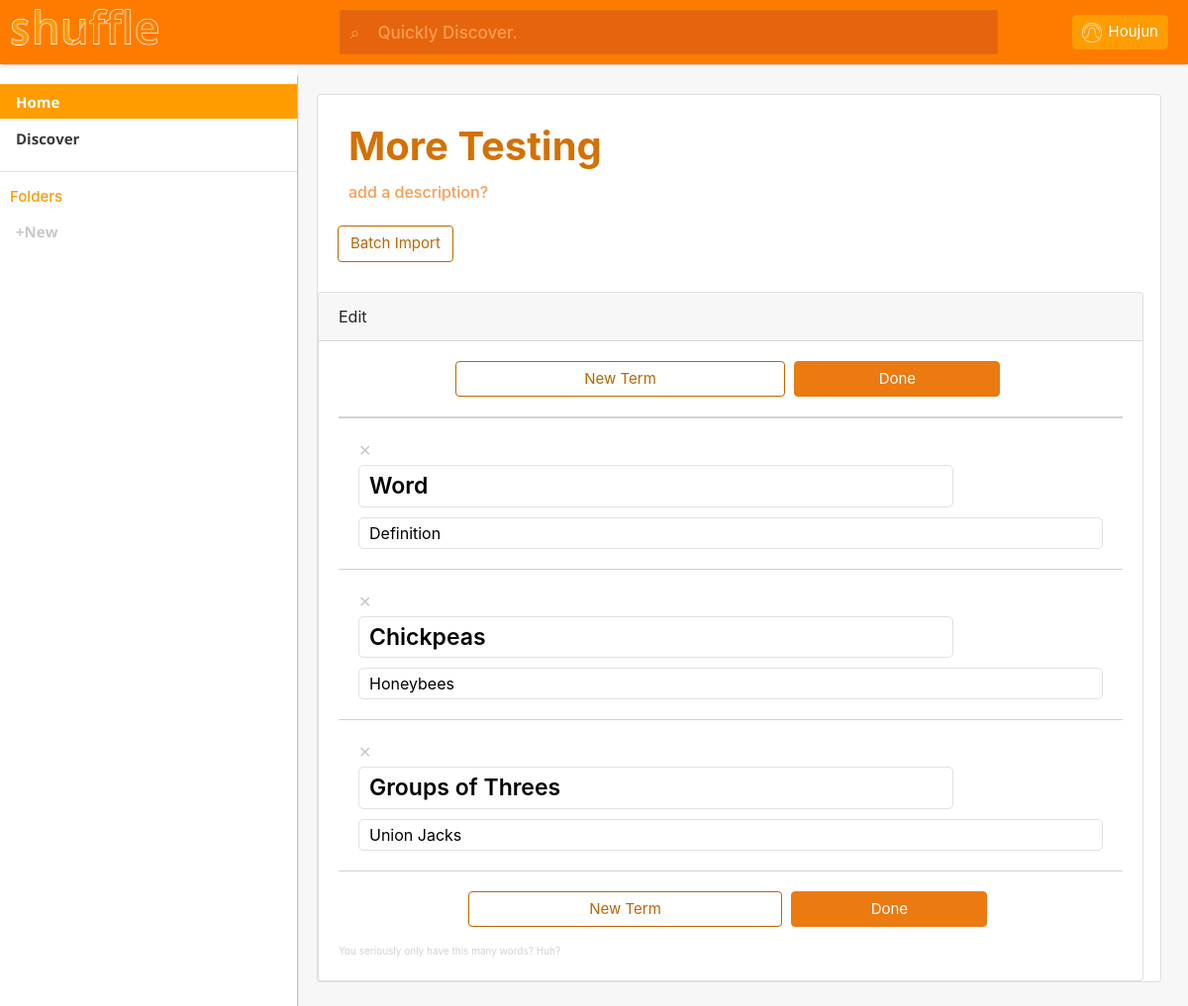
Page /edit/42/ (signed in) on the committed database.
### account/models.py (models this page shows)
class User(AbstractUser):
    verified = models.BooleanField(default=False)
    points = models.IntegerField(default=0)
    setCount = models.IntegerField(default=20)

### dbapi/models.py (models this page shows, shortened)
class Database(models.Model):
    name = models.CharField(max_length=255, default="", help_text='Name')
    description = models.TextField(default="", help_text='Description')
    owner = models.ForeignKey(User, null=True, on_delete=models.CASCADE, related_name='databases')
    folder = models.ForeignKey(Folder, null=True, blank=True, on_delete=models.SET_NULL, related_name='databases')

class Word(models.Model):
    term = models.TextField(default="", help_text='Term')
    definition = models.TextField(default="", help_text='Definition')
    image_url = models.CharField(max_length=500, null=True, blank=True, help_text='Image URL')
    database = models.ForeignKey(Database, null=True, on_delete=models.CASCADE, related_name='words')

### edit/views.py (the view)
# urls.py: path('<slug:database_id>/', views.edit_view, name="edit_view"),
@csrf_protect
@login_required(login_url='/login')
def edit_view(request, database_id):
    template = loader.get_template('edit/edit.html')
    panic_template = loader.get_template('edit/error.html')
    folders = request.user.folders.all()
    folderContext = []
    for folder in folders:
        folderContext.append([folder.id, folder.name])
    if database_id == "new":
        database = Database(name="Untitled Database", description="", owner=request.user)
        database.save()
        LevelDesc(db=database, user=request.user, points=0, mastered=0).save()
        database_id = database.id
        return redirect("/edit/"+str(database_id))
    else:
        database = Database.objects.get(pk=int(database_id))
    if request.user != database.owner:
        return HttpResponse(panic_template.render({"username": request.user.username, "firstname": request.user.first_name, "points": request.user.points, "folders": folderContext}, request))
    words = []
    for word in database.words.all():
        words.append([[word.term, word.definition], word.id])
    return HttpResponse(template.render({"username": request.user.username, "firstname": request.user.first_name, "points": request.user.points, "folders": folderContext, "words": words, "dbname": database.name, "dbdesc": database.description, "dbowner": database.owner.username, "dbid": database_id, "count": len(database.words.all())}, request))

### shuffle/templates/edit/edit.html (shortened to what this page needs)
{% load static %}
<!DOCTYPE html>
<html>
    <head>
        <link href="{% static "masters/css/bootstrap/bootstrap.css" %}" rel="stylesheet">
        <link href="{% static "masters/css/a-master.css" %}" rel="stylesheet">
        <link href="{% static "edit/css/edit.css" %}" rel="stylesheet">
    </head>
    <body>
        <div id="content-wrapper">
            <div id="nav-wrapper">
                <topnav class="clearfix">
                    <a href="/" style="padding-right: 3vw">
                        <img id="topnav-img" src="{% static "masters/img/shuffle-brand.png" %}" alt="shuffle branding">
                    </a>
                    <form class="search" action="/search/" method="get" style="display: inline-block">
                        <input style="display:inline-block;" class="search-box" type="text" name="search-field" autocomplete="off" placeholder="&#8981;    Quickly Discover.">
                    </form>
                    <div id="account-dropdown-container">
                        <div id="account">
                            <img id="account-profile" src="{% static "masters/img/shuffle-profile.png" %}" alt="shuffle profile">
                            <div id="account-info">
                                {% if firstname %}
                                {{firstname}}
                                {% else %}
                                @{{username}}
                                {% endif %}
                            </div>
                        </div>
                    </div>
                </topnav>
                <sidenav class="clearfix">
                    <div class="sidenav-item active">
                        <a class="sidenav-link active" href="/">Home</a>
                    </div>
                    <div class="sidenav-item">
                        <a class="sidenav-link" href="/nyd">Discover</a>
                    </div>
                    <hr \>
                    <h3 class="nav-section">Folders</h3>
                    <div class="sidenav-item">
                        <a class="sidenav-link" style="color: rgb(200, 200, 200) "href="/nyd">+New</a>
                    </div>
                </sidenav>
            </div>
            <div id="main-wrapper" style="overflow:hidden; padding-right: 30px; padding-top: 10px">
              <div style="transform: translateX(20px);">
                    <div class="card" style="width: 98%;">
                        <div class="card-body">
                            <input id="title-text" class="db-title top-text" style="display:inline-block;" type="text" name="search-field" autocomplete="off" value="{{dbname}}">
                            <input id="desc-text" class="top-text" type="text" style="display:block; width: 100%" name="search-field" autocomplete="off" placeholder="add a description?" value="{{dbdesc}}">
                            <t class="btn qadd" style="display: inline-block; width: auto">Batch Import</t
                        </div>
                    </div>
                    <div class="card" style="margin-top: 10px; width: 98%; ">
                        <div class="card-header" class="card-header" data-toggle="collapse" data-target="#words-collapse" aria-expanded="true" aria-controls="collapseTwo" style="text-decoration: none; cursor: pointer">
                            Edit
                        </div>
                        <div style="width: 100%; text-align: center;">
                            <t class="btn new-term">New Term</t>
                            <t class="btn done">Done</t>
                        </div>
                        <div class="card-body collapse show" id="words-collapse" aria-labelledby="headingTwo">
                            <div class="vocab-container">
                                <hr style="margin: 0; padding:0; border-color: rgb(210, 210, 210);"/>
                                <div id="words">
                                    {% for word in words %}
                                    <div class="card vocab-card" style="border-style: none;">
                                        <div class="card-body">
                                            <t id="del-{{ word.1 }}" class="del-button">&#x2715;</t> <br />
                                            <input id="word-name-{{ word.1 }}" class="word-name" style="display:inline-block;" type="text" name="search-field" autocomplete="off" value="{{ word.0.0 }}">
                                            <input id="word-def-{{ word.1 }}" class="word-def" type="text" style="display:block; width: 100%;" name="search-field" autocomplete="off" value="{{ word.0.1 }}">
                                        </div>
                                    </div>
                                    <hr id="bottom-divider-{{ word.1 }}" class="bottom-divider" style="margin: 0; padding:0; border-color: rgb(210, 210, 210);"/>
                                    {% endfor %}
                                </div>
                            </div>
                            <div style="width: 100%; text-align: center; padding-bottom: 10px;">
                                <t class="btn new-term">New Term</t>
                                <t class="btn done">Done</t>
                            </div>
                            <t style="color: rgb(210, 210, 210); font-size: 10px;">You seriously only have this many words? Huh?<t>
                        </div>
                    </div>
                </div>
                 <br />
            </div>
        </div>
    </body>
</html>

### shuffle/static_resources/masters/css/a-master.css (style rules this page uses)
html { min-width: 320px; height: 100%; }
body { background-color: #f7f7f7; height: 100%; }
#content-wrapper { height: 100% }
.clearfix:after { content: " "; visibility: hidden; display: block; height: 0; clear: both; }
input { caret-color: rgb(211, 97, 21); }
sidenav { position: fixed; top: 0; left: 0; box-shadow: 5px 2px 2px -5px #804808; background-color: #ffffff; transform: translateY(70px); width: 25vw; z-index: 0; height: 100%; }
topnav { z-index: 1; background-color: rgb(255, 123, 0); position: fixed; box-shadow: 0 2px 2px -2px gray; display: inline-flex; flex-direction: row; align-items: center; top: 0px; width: 100%; }
#account { max-width: 15vw; flex-grow: 1; border-radius: 5px; background-color: rgb(255, 157, 0); margin-right: 20px; display: inline-flex; flex-direction: row; justify-content: space-around; align-items: center; }
#account-info { padding-left: 7px; flex-grow: 3; color: white; text-overflow: ellipsis; overflow: hidden; white-space: nowrap; padding-right: 10px; }
#account-profile { min-width: 30px; max-height: 20px; padding-left: 10px; flex-grow: 1; }
#topnav-img { height: auto; padding-left: 10px; }
.search { flex-grow: 2; text-align: center; color: #ffffff; }
::placeholder { color: #ff9c51; font-weight: 500; }
.search-box { width: 75%; transform: translateX(3vw); border-radius: 2px; border-style:solid; border-color:#db710d; border-width: 0.25px; outline: none; background-color: #e6640e; color: #f0f0f0; transition: background-color 0.5s; font-weight: 600; padding-left: 10px; }
#account-dropdown-container { display: flex; flex-direction: column; cursor: pointer; }
.word-name { border-style: solid; border-width: 0.5px; border-radius: 5px; padding-left: 10px; border-color: rgb(225, 225, 225); transition: border-color 0.20s; outline: none; font-size: 23px; font-weight: 600; margin-bottom: 10px; margin-top: 3px; padding-top: 3px; padding-bottom: 3px; text-overflow: ellipsis; width:80%; }
.word-def { border-style: solid; border-width: 0.5px; border-radius: 5px; padding-left: 10px; border-color: rgb(225, 225, 225); transition: border-color 0.20s; outline: none; padding-top: 3px; padding-bottom: 3px; text-overflow: ellipsis; }
.qadd { color: #ffffff; transition: color 0.5s, border-color 0.5s; border-color: #fad3b1; cursor: pointer; }
@media (min-width: 1200px) { #main-wrapper { margin-left: 25vw; margin-top: 85px; } }
@media (min-width: 1200px) { topnav { width: 100%; height: 65px; } }
@media (min-width: 1200px) { sidenav { height: 100%; padding-top: 15px; } }
@media (min-width: 1200px) { .nav-section { color: rgb(255, 157, 0); font-size: 15px; padding-left: 10px; } }
@media (min-width: 1200px) { .sidenav-item { transition: background-color 0.5s; height: 35px; vertical-align: middle; position: relative; margin-bottom: 2px; } }
@media (min-width: 1200px) { .sidenav-item.active { background-color: rgb(255, 157, 0); } }
@media (min-width: 1200px) { .sidenav-link { position: absolute; top: 50%; transform: translateY(-50%); padding: 6px 8px 6px 16px; text-decoration: none; font-size: 15px; width: 100%; height: 100%; color: #3a3a3a; display: block; font-family: 'Open Sans', sans-serif; font-weight: 700; transition: color 0.5s; text-overflow: ellipsis; overflow: hidden; white-space: nowrap; } }
@media (min-width: 1200px) { .sidenav-link.active { padding: 6px 8px 6px 16px; text-decoration: none; color: #ffffff; display: block; font-family: 'Open Sans', sans-serif; font-weight: 700; } }
@media (min-width: 1200px) { #account { height: 35px; } }
@media (min-width: 1200px) { #account-info { font-size: 15px; } }
@media (min-width: 1200px) { .search-box { height:45px; font-size: 17px; } }
@media (min-width: 1200px) { #topnav-img { width: 10em; } }

### rows in the picture
User: first_name "Houjun"
Database: search-field "More Testing"
Word: search-field "Word", search-field "Definition"
Word: search-field "Chickpeas", search-field "Honeybees"
Word: search-field "Groups of Threes", search-field "Union Jacks"
